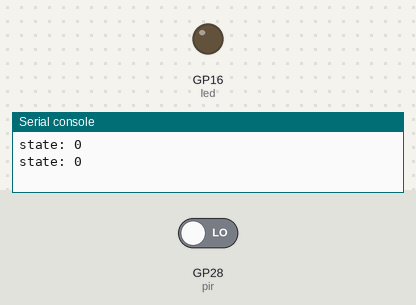
Simulated run of this program. Board: Raspberry Pi Pico running MicroPython. Shown: output pins drawn as LEDs (lit = HIGH), the last lines printed to the serial console. Inputs (shaded band) come from the test bench; at power-on: GP28 (pir) LOW.

Above: at 1.2 s.
1.3 s: GP28 (pir) driven HIGH
At 2.7 s:
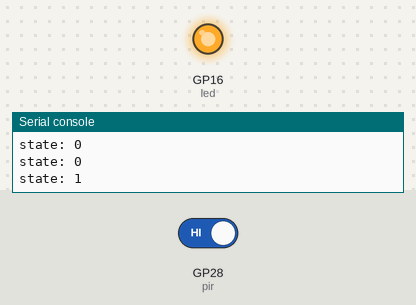
3.5 s: GP28 (pir) driven LOW
At 4.3 s:
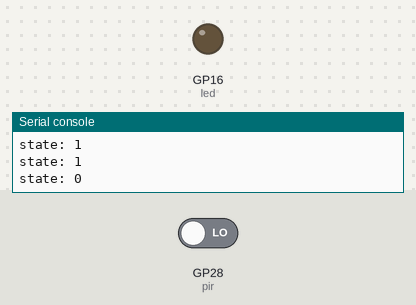
Timing chart, 0 to 6.5 s (numbered marks = the images above; inputs shaded):
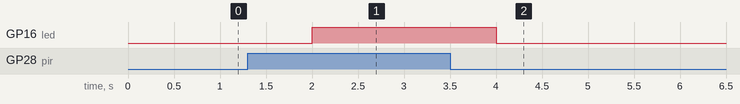

The program:

pir.py
```python
from machine import Pin
import time

pir = Pin(28, Pin.IN)
led = Pin(16, Pin.OUT)

while True:
    state = pir.value()
    print("state:", state)
    if state:
        led.value(1)
    else:
        led.value(0)

    time.sleep(1)
```

Measured:
- after the input at 1.3 s, GP16 (led): LOW → HIGH after 0.70 s
- after the input at 3.5 s, GP16 (led): HIGH → LOW after 0.50 s
